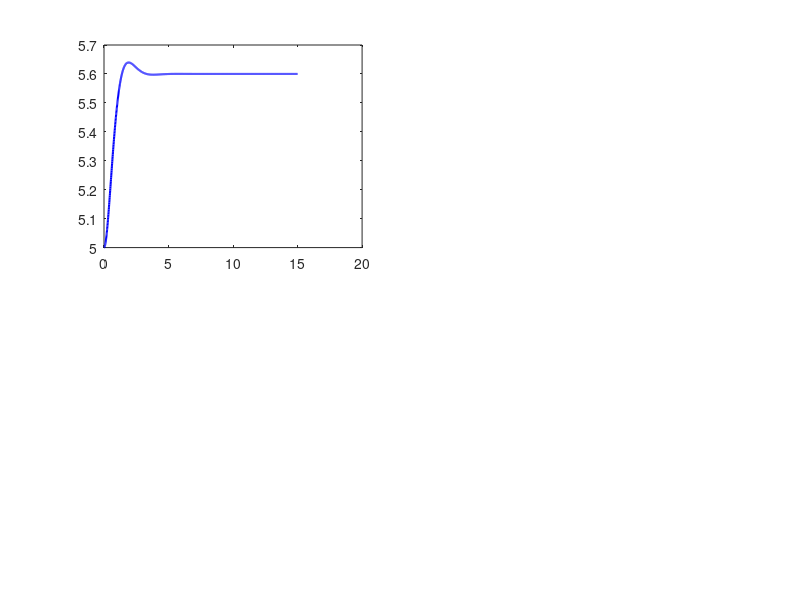

This chart was generated by the following MATLAB code: (Note: this script raises an error after producing the figure.)
clc;
clear;
close all;

m  = 0.506;
Ix = 8.11858e-5;
Iy = Ix;
Iz = 6.1223e-7;
g  = 9.81;
J  = 6e-5;
SumOmega0 = 0;

A2 = [0 1 0 0 0 0 0 0 0 0 0 0;
      0 0 0 0 0 0 0 0  g 0 0 0;
      0 0 0 1 0 0 0 0 0 0 0 0;
      0 0 0 0 0 0 -g 0 0 0 0 0;
      0 0 0 0 0 1 0 0 0 0 0 0;
      0 0 0 0 0 0 0 0 0 0 0 0;
      0 0 0 0 0 0 0 1 0 0 0 0;
      0 0 0 0 0 0 0 0 0 0 0 0;
      0 0 0 0 0 0 0 0 0 1 0 0;
      0 0 0 0 0 0 (-J*SumOmega0)/Iy 0 0 0 0 0;
      0 0 0 0 0 0 0 0 0 0 0 1;
      0 0 0 0 0 0 0 0 0 0 0 0];

B = [0     0     0     0;
     0     0     0     0;
     0     0     0     0;
     0     0     0     0;
     0     0     0     0;
     1/m   0     0     0;
     0     0     0     0;
     0   1/Ix    0     0;
     0     0     0     0;
     0     0   1/Iy    0;
     0     0     0     0;
     0     0     0   1/Iz];


C2 = [0 0 0 0 1 0 0 0 0 0 0 0;   
      0 0 0 0 0 0 1 0 0 0 0 0;   
      0 0 0 0 0 0 0 0 1 0 0 0;  
      0 0 0 0 0 0 0 0 0 0 1 0];  

D = zeros(4, 4); 

sys = ss(A2, B, C2, D);


PD = struct(...
    'Z',     struct('Kp',2.307, 'Kd', 1.406), ...
    'Roll',  struct('Kp', 8.48e-4, 'Kd', 5.46e-4), ...
    'Pitch', struct('Kp', 8.48e-4, 'Kd', 5.46e-4), ...
    'Yaw',   struct('Kp', 6.39e-4, 'Kd', 4.11e-4) ...
);

dt = 0.01;
T = 15;
t = 0:dt:T;


x0 = zeros(12,1);
x0(5)  = 5;       % Initial z position [m]

x = x0;

x_hist = zeros(length(t), 12);
u_hist = zeros(length(t), 4);


x_hist(1, :) = x';

setpoint = [5.6; 0; 0; 0];  % [Z, Roll, Pitch, Yaw]


prev_error = setpoint - C2*x;


for k = 2:length(t)
    y = C2 * x;             
    error = setpoint - y;   
    d_error = (error - prev_error) / dt;

    % PD control 
    u = zeros(4,1);
    u(1) = PD.Z.Kp*error(1) + PD.Z.Kd*d_error(1);
    u(2) = PD.Roll.Kp*error(2) + PD.Roll.Kd*d_error(2);
    u(3) = PD.Pitch.Kp*error(3) + PD.Pitch.Kd*d_error(3);
    u(4) = PD.Yaw.Kp*error(4) + PD.Yaw.Kd*d_error(4);

   
    dx = A2*x + B*u;
    x = x + dx * dt;

    x_hist(k, :) = x';
    u_hist(k, :) = u';
    prev_error = error;
end


figure;
titles = {'Z [m]', 'Roll φ [rad]', 'Pitch θ [rad]', 'Yaw ψ [rad]'};
output_indices = [5 7 9 11];  % Z, Roll, Pitch, Yaw

for i = 1:4
    subplot(2,2,i);
    plot(t, x_hist(:, output_indices(i)), 'b', 'LineWidth', 1.5); hold on;
    yline(setpoint(i), 'r--');
    title(titles{i});
    xlabel('Time [s]');
    ylabel(titles{i});
    grid on;
end


figure;
state_titles = {...
   'x [m]', 'ẋ [m/s]', ...
    'y [m]', 'ẏ [m/s]', ...
    'z [m]', 'ż [m/s]', ...
    'Roll [rad]', 'Roll Rate [rad/s]', ...
    'Pitch [rad]', 'Pitch Rate [rad/s]', ...
    'Yaw [rad]', 'Yaw Rate [rad/s]'};

for i = 1:12
    subplot(4,3,i);
    plot(t, x_hist(:, i), 'b', 'LineWidth', 1.2);
    xlabel('Time [s]');
    ylabel(state_titles{i});
    title(['State ' num2str(i)]);
    grid on;
end
sgtitle('All State Variables Over Time');
